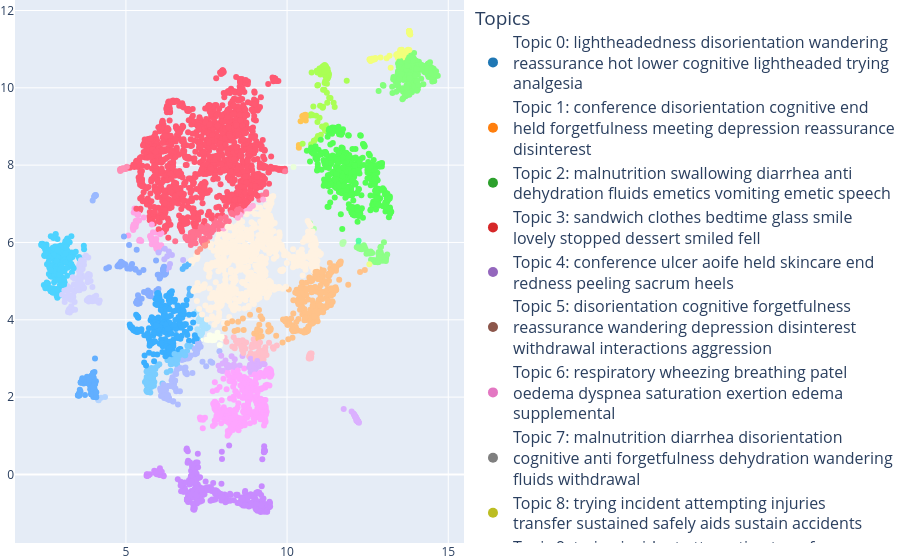

The code cell stored with this chart in its notebook:
### Code cell
all_matave, all_cluster_topics, all_metrics = matave_compute(all_texts)

### Figure 1 — Plotly figure (JSON) as saved in the notebook; plotly's stock layout.template omitted (floating-point values rounded to 4 significant figures; data arrays with more than 128 entries replaced by an {"elided": "..."} marker saying what was removed)
{"data": [{"customdata": {"elided": "5783x10 float values"}, "hovertemplate": "<b>%{text}</b><br>Topic 0: %{customdata[0]}<br>Topic 1: %{customdata[1]}<br>Topic 2: %{customdata[2]}<br>Topic 3: %{customdata[3]}<br>Topic 4: %{customdata[4]}<br>Topic 5: %{customdata[5]}<br>Topic 6: %{customdata[6]}<br>Topic 7: %{customdata[7]}<br>Topic 8: %{customdata[8]}<br>Topic 9: %{customdata[9]}", "marker": {"color": {"elided": "5783 str values"}, "opacity": 1, "size": 6}, "mode": "markers", "showlegend": false, "text": {"elided": "5783 str values"}, "type": "scatter", "x": {"elided": "5783 float values"}, "y": {"elided": "5783 float values"}}, {"marker": {"color": "#1f77b4", "size": 10}, "mode": "markers", "name": "Topic 0: lightheadedness disorientation wandering<br>reassurance hot lower cognitive lightheaded trying<br>analgesia", "showlegend": true, "type": "scatter", "x": [null], "y": [null]}, {"marker": {"color": "#ff7f0e", "size": 10}, "mode": "markers", "name": "Topic 1: conference disorientation cognitive end<br>held forgetfulness meeting depression reassurance<br>disinterest", "showlegend": true, "type": "scatter", "x": [null], "y": [null]}, {"marker": {"color": "#2ca02c", "size": 10}, "mode": "markers", "name": "Topic 2: malnutrition swallowing diarrhea anti<br>dehydration fluids emetics vomiting emetic speech", "showlegend": true, "type": "scatter", "x": [null], "y": [null]}, {"marker": {"color": "#d62728", "size": 10}, "mode": "markers", "name": "Topic 3: sandwich clothes bedtime glass smile<br>lovely stopped dessert smiled fell", "showlegend": true, "type": "scatter", "x": [null], "y": [null]}, {"marker": {"color": "#9467bd", "size": 10}, "mode": "markers", "name": "Topic 4: conference ulcer aoife held skincare end<br>redness peeling sacrum heels", "showlegend": true, "type": "scatter", "x": [null], "y": [null]}, {"marker": {"color": "#8c564b", "size": 10}, "mode": "markers", "name": "Topic 5: disorientation cognitive forgetfulness<br>reassurance wandering depression disinterest<br>withdrawal interactions aggression", "showlegend": true, "type": "scatter", "x": [null], "y": [null]}, {"marker": {"color": "#e377c2", "size": 10}, "mode": "markers", "name": "Topic 6: respiratory wheezing breathing patel<br>oedema dyspnea saturation exertion edema<br>supplemental", "showlegend": true, "type": "scatter", "x": [null], "y": [null]}, {"marker": {"color": "#7f7f7f", "size": 10}, "mode": "markers", "name": "Topic 7: malnutrition diarrhea disorientation<br>cognitive anti forgetfulness dehydration wandering<br>fluids withdrawal", "showlegend": true, "type": "scatter", "x": [null], "y": [null]}, {"marker": {"color": "#bcbd22", "size": 10}, "mode": "markers", "name": "Topic 8: trying incident attempting injuries<br>transfer sustained safely aids sustain accidents", "showlegend": true, "type": "scatter", "x": [null], "y": [null]}, {"marker": {"color": "#17becf", "size": 10}, "mode": "markers", "name": "Topic 9: trying incident attempting transfer<br>injuries sustained sustain accidents abrasions<br>future", "showlegend": true, "type": "scatter", "x": [null], "y": [null]}], "layout": {"legend": {"font": {"size": 16}, "itemclick": false, "itemdoubleclick": false, "title": {"text": "Topics"}}, "margin": {"b": 0, "l": 0, "r": 0, "t": 0}, "title": {"text": ""}}}
